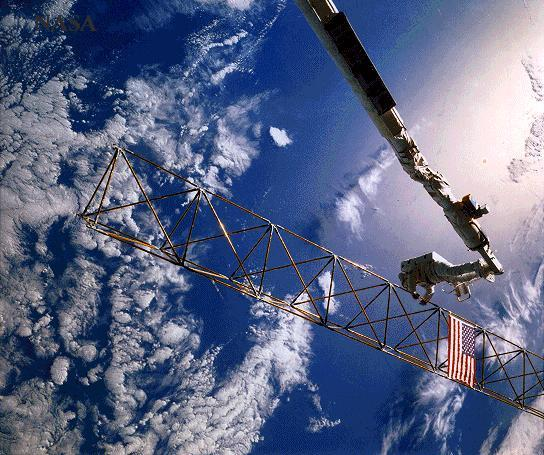
//> input picture astronaut.jpg, 544 x 455 px
$ ./program3 astronaut.jpg   (built with g++ and OpenCV 4)
//> lines starting //> are read from the running program, lines starting //| are printed output that depends on the picture; after the words box and inside, x2 and y2 are one past the last pixel; in counts of white or black regions, pixels touching at a corner belong together
/************************************************************************************
* Program 3 for 4420 Project 2														                          *
* Author: Allie Robbins																                              *
* Language: C++ with OpenCV libraries												                        *
* IDE: Visual Studio 2017														                                *
* Purpose: Write a program that will provide some statistical information on gray	  *
*	  scale images. Find the average value of pixels and the standard deviation. Plot	*
*	  a 256×256 histogram with the data.												                      *
*************************************************************************************/

#include <opencv2/core/core.hpp>
#include <opencv2/highgui/highgui.hpp>
#include <opencv2/imgproc/imgproc.hpp>
#include <opencv2/opencv.hpp>

#include <cmath>
#include <cstdio>
#include <cstdlib>
#include <iostream>

using namespace cv;
using namespace std;

int main(int argc, char *argv[]) {

	//Declare needed variables (in order of use)
	int histogramArray[256];
	int intensityLevel = 0;
	int avgIntensity = 0;
	int imageSize = 0;
	double varience[256];
	double total = 0;
	double SD = 0;

	//Get the input image in grey
	Mat image = imread(argv[1], IMREAD_GRAYSCALE);
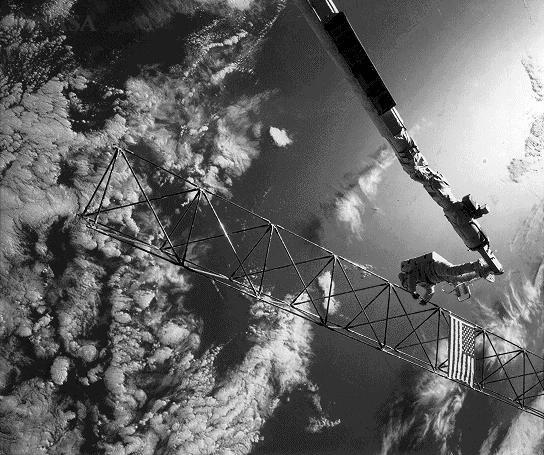
//> image: 455 rows x 544 cols, CV_8UC1; min 0, max 255, mean 101.9

	//Create a 256x256 histogram
	Mat histogram = Mat::zeros(256, 256, CV_8UC1);

  //Get the intensity levels of the grey image
	for (int i = 0; i < image.rows; i++) {
		for (int j = 0; j < image.cols; j++) {
			histogramArray[image.at<uchar>(i, j)] += 1;
			intensityLevel += image.at<uchar>(i, j);
		}
	}
//> this loop made 455 passes
//> intensityLevel on passes 1 to 3: 45030, 89349, 133461
//> after the loop, histogramArray = 256 values, max 3446 at index 49, min 117 at index 254, mean 966.9; intensityLevel = 25221480

  //Find the image size
  imageSize = image.rows * image.cols;
//> imageSize = 247520

	//Find the average by dividing the sum by the size
	avgIntensity = intensityLevel / imageSize;
//> avgIntensity = 101

	//Find the varience (sum of the differences^2) for standard deviation
	for (int i = 0; i < 256; i++) {
		varience[i] = pow(double(i) - double(avgIntensity), 2);
		total += varience[i];
	}
//> this loop made 256 passes
//> total on passes 1 to 3: 10201, 20201, 30002
//> after the loop, varience = 256 values, max 23716 at index 255, min 0 at index 101, mean 6163.5; total = 1577856

	//Find the mean of the differences
	total /= 256;
//> total = 6163.5

	//Find the standard deviation (square root of the varience)
	SD = sqrt(total);
//> SD = 78.51

	//Print statistics
	printf("Average grayscale value of pixels: %d", avgIntensity);
//| Average grayscale value of pixels: 101
	printf("Standard Deviation: %g", SD);
//| Standard Deviation: 78.508

	//Make the histogram w. line()
	for (int i = 0; i < 256; i++) {
		line(histogram, Point(i, 255), Point(i, 255 - histogramArray[i]), Scalar(255));
	}
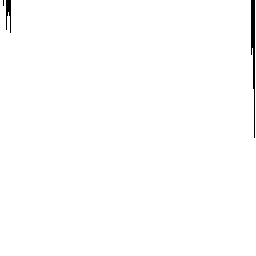
//> histogram: 256 rows x 256 cols, CV_8UC1; 99.3% white; 3 black regions (1 under 20 px), largest, box (x1, y1, x2, y2) and area: (251, 0, 255, 138) 330, (6, 0, 11, 33) 107

	//Display the histogram
	namedWindow("Histogram");
	imshow("Histogram", histogram);

	//Pause to look at the histogram
	waitKey(0);

	//End of program 3
	return 0;
}
